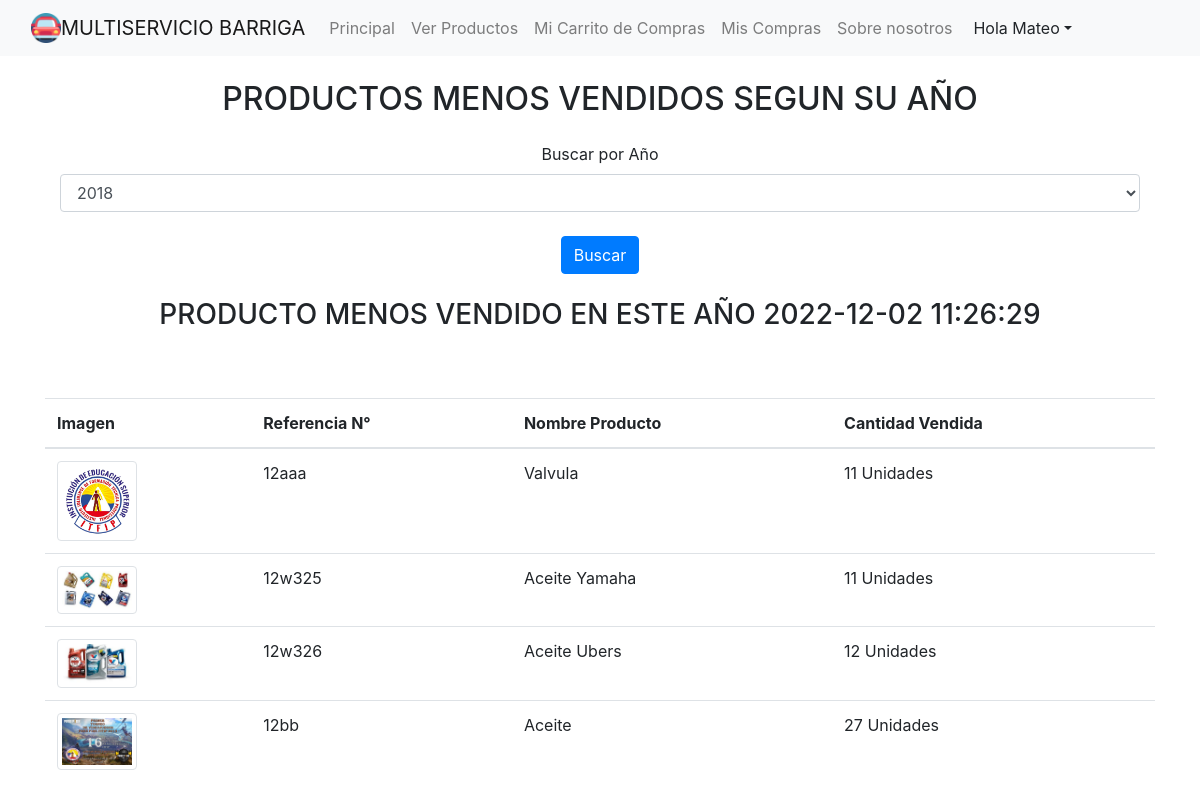
The app's page /menosvendidosaño.php?year=2022-12-02 11:26:29 (signed in) with its own data.
### tables this page shows
CREATE TABLE `usuarios` (
  `id_usuario` int(10) UNSIGNED NOT NULL,
  `name` varchar(60) NOT NULL,
  `tipo_documento` varchar(10) NOT NULL DEFAULT 'CC',
  `numero_documento` int(11) NOT NULL,
  `celular_usuario` bigint(20) NOT NULL,
  `email` varchar(70) NOT NULL,
  `password` varchar(255) NOT NULL,
  `direccion_usuario` varchar(100) NOT NULL,
  `IDCIUDAD` int(11) NOT NULL,
  `rol_usuario` int(11) NOT NULL,
  `estado_usuario` int(11) NOT NULL,
  `ultimo_ingreso` datetime DEFAULT NULL
);

CREATE TABLE `productos` (
  `id_producto` int(11) NOT NULL,
  `codigo_producto` char(20) NOT NULL,
  `nombre_producto` char(255) NOT NULL,
  `descripcion_producto` longtext NOT NULL,
  `id_marca` int(11) NOT NULL,
  `id_categoria` int(11) NOT NULL,
  `fecha_agregado` datetime NOT NULL DEFAULT CURRENT_TIMESTAMP,
  `id_usuario` int(11) NOT NULL,
  `estado_producto` tinyint(4) NOT NULL DEFAULT '1',
  `foto_producto` varchar(255) NOT NULL DEFAULT 'uploads/noimage.jpeg'
);

### menosvendidosaño.php (the view, shortened to what this page needs)
<?php
include_once('php/conexion.php');
?>
<!DOCTYPE html>
<html lang="en">
<head>
	<?php session_start();
	$sql1 = "SELECT * FROM  usuarios where id_usuario='" . $_SESSION['id_usuario'] . "'";
	$query1 = mysqli_query($con, $sql1);
	while ($d1 = mysqli_fetch_array($query1)) {
		$nombre = $d1['name'];
	}
	?>
	<link rel="stylesheet" href="https://cdn.jsdelivr.net/npm/bootstrap@4.5.3/dist/css/bootstrap.min.css">
	<link rel="stylesheet" href="https://cdnjs.cloudflare.com/ajax/libs/font-awesome/5.15.1/css/all.min.css">
	<link rel="stylesheet" href="https://use.fontawesome.com/releases/v5.7.0/css/all.css">
</head>
<body>
	<nav class="navbar navbar-expand-lg navbar-light bg-light">
		<div class="container-fluid">
			<img src="images/carroicono.png" align="left" width="30" height="30"> <a class="navbar-brand" href="index.php"> MULTISERVICIO BARRIGA</a>
			<div class="collapse navbar-collapse" id="navbarSupportedContent">
				<ul class="navbar-nav me-auto mb-2 mb-lg-0">
					<li class="nav-item">
						<a class="nav-link" aria-current="page" href="home.php">Principal</a>
					</li>
					<?php if ($_SESSION['rol'] == 1 or $_SESSION['rol'] == 2) { ?>
						<li class="nav-item">
							<div class="dropdown navbar-nav me-auto mb-2 mb-lg-0 ">
								<button class="btn btn-light dropdown-toggle align-right" type="button" id="dropdownMenuButton" data-toggle="dropdown" aria-haspopup="true" aria-expanded="false">
									Productos</button>
								<div class="dropdown-menu" aria-labelledby="dropdownMenuButton">
									<a class="dropdown-item" href="ver_producto.php">Ver productos</a>
									<a class="dropdown-item" href="registraproducto.php">Registrar Productos</a>
								</div>
							</div>
						</li>
						<li class="nav-item">
							<a class="nav-link" href="usuariostodos.php">Usuarios</a>
						</li>
						<li class="nav-item">
							<a class="nav-link" href="verventas.php">Ventas</a>
						</li>
						<li class="nav-item">
							<div class="dropdown navbar-nav me-auto mb-2 mb-lg-0 ">
								<button class="btn btn-light dropdown-toggle align-right" type="button" id="dropdownMenuButton" data-toggle="dropdown" aria-haspopup="true" aria-expanded="false">
									Marcas</button>
								<div class="dropdown-menu" aria-labelledby="dropdownMenuButton">
									<a class="dropdown-item" href="ver_marcas.php">Ver Marcas</a>
									<a class="dropdown-item" href="registrarmarcas.php">Registrar Marcas</a>
								</div>
							</div>
						</li>
						<li class="nav-item">
							<div class="dropdown navbar-nav me-auto mb-2 mb-lg-0 ">
								<button class="btn btn-light dropdown-toggle align-right" type="button" id="dropdownMenuButton" data-toggle="dropdown" aria-haspopup="true" aria-expanded="false">
									Categorias</button>
								<div class="dropdown-menu" aria-labelledby="dropdownMenuButton">
									<a class="dropdown-item" href="ver_categorias.php">Ver Categorias</a>
									<a class="dropdown-item" href="registrarcategorias.php">Registrar Categorias</a>
								</div>
							</div>
						<li class="nav-item">
							<div class="dropdown navbar-nav me-auto mb-2 mb-lg-0 ">
								<button class="btn btn-light dropdown-toggle align-right" type="button" id="dropdownMenuButton" data-toggle="dropdown" aria-haspopup="true" aria-expanded="false">
									Inventario</button>
								<div class="dropdown-menu" aria-labelledby="dropdownMenuButton">
									<a class="dropdown-item" href="ver_inventario.php">Ver Inventario</a>
									<a class="dropdown-item" href="recibodiario.php">Generar Recibo de Diario</a>
									<a class="dropdown-item" href="estadisticas.php">Estadisticas</a>
								</div>
							</div>
						</li>
			</div>
			</li>
		<?php } else { ?>
			<?php if ($_SESSION['rol'] == 3) { ?>
				<li class="nav-item">
					<a class="nav-link" href="ver_producto1.php">Ver Productos</a>
				</li>
				<li class="nav-item">
					<a class="nav-link" href="carrito.php">Mi Carrito de Compras</a>
				</li>
				<li class="nav-item">
					<a class="nav-link" href="ver_compras.php">Mis Compras</a>
				</li>
				<li class="nav-item">
					<a class="nav-link" href="nosotros.php">Sobre nosotros</a>
				</li>
		<?php }
					} ?></ul>
		<div class="dropdown navbar-nav me-auto mb-2 mb-lg-0 ">
			<button class="btn btn-light dropdown-toggle align-right" type="button" id="dropdownMenuButton" data-toggle="dropdown" aria-haspopup="true" aria-expanded="false">
				Hola <?php echo $nombre; ?></button>
		</div>
		</div>
		</div>
	</nav>
	<br>
<header class="masthead">
	<div class="container d-flex h-100 align-items-center">
		<div class="mx-auto text-center">
			<h2 class="mx-auto my-0 text-uppercase">Productos menos Vendidos segun su Año</h2>
		</div>
	</div><br>
</header>
<div class="container">
	<div class="row">
		<div class="col-md-12">
			<div class="well well-sm">
		<center>
			<label class="col-sm-12 control-label"><span class="glyphicon glyphicon-calendar"></span> Buscar por Año</label>
					<form method="GET" action="menosvendidosaño.php">
 	<div class="col-sm-12"><select  class="form-control" name="year" id="year" >
								<?php
								if ($_GET['year'] != null) {
									$yearfijo = $_GET['year'];
								} else {
									$yearfijo = date("Y");
								}
								$yearfijo1 = date("Y");
								$yearsuma = $yearfijo1 + 0013;
								for ($i = 2018; $i < $yearsuma; $i++) {
									if ($i == $yearfijo) {
										echo '<option value="' . $i . '" selected>' . $i . '</option>';
									} else {
										echo '<option value="' . $i . '">' . $i . '</option>';
									}
								}
								?>
							</select> <br>
							<button type="submit" class="btn btn-primary">Buscar</button></form>
						</div>
			</div></center>
			<div class="panel-body">
				<div class="table-responsive">
					<table class="table">
						<?php
					echo "<center>";
												$sql1 = "SELECT SUM(cantidad_producto) as suma, referencia_producto FROM detalle_producto WHERE YEAR(fecha_producto) = '" .$yearfijo. "' and movimiento_producto= '3' Group by referencia_producto order by SUM(cantidad_producto)  ASC LIMIT 5";
												$query = mysqli_query($con, $sql1);
												$sql3 = "SELECT COUNT(*) as total FROM detalle_producto WHERE YEAR(fecha_producto) = '" .$yearfijo. "' and movimiento_producto= '3' Group by referencia_producto ASC LIMIT 5";
												$query3 = mysqli_query($con, $sql3);
												$variable= mysqli_num_rows($query3);
												if($variable!=0){
													echo "<br>";
												echo "<h3> PRODUCTO MENOS VENDIDO EN ESTE AÑO " . $yearfijo."<h3>";
												echo "<br>";}
													?>
													<div class="table-responsive">
													<table class="table table-hover">
													  <thead>
														<tr>
														<th>Imagen</th>
														<th>Referencia N°</th>
														<th>Nombre Producto</th>
														<th>Cantidad Vendida</th>
														  </tr>
														</thead>
														<tbody>
													<?php
												while ($row1 = mysqli_fetch_array($query)) {
													$producto = $row1['referencia_producto'];
													$suma = $row1['suma'];
													$sql2 = "SELECT * FROM productos WHERE codigo_producto='" . $producto . "'";
													$query1 = mysqli_query($con, $sql2);
													while ($row2 = mysqli_fetch_array($query1)) {
														$producto2 = $row2['nombre_producto'];
													if(!empty($producto)  and  !empty($producto2) and $variable!=0) {
													 echo "<tr>";
														echo "<td> ";
														?>
														<img src="<?php echo $row2['foto_producto'] ?>" title="Descripcion:<?php echo $row2['descripcion_producto'] ?>" width="80" class="product-thumb img-thumbnail">
													<?php
														echo "</td>";
														echo " <td>   " . $producto . " </td>";
														echo "<td> " . $producto2, " </td>" ;
														echo "<td> " . $suma." Unidades </td>";
												 echo "</tr>";
													}
												}}
												echo "</center>"; ?>
</table>
</div>
				</div>
			</div>
		</div>
</body>
</html>

### records on screen
usuarios: name "Mateo"
productos: foto_producto (picture), producto "12aaa", nombre_producto "Valvula", suma "11"
productos: foto_producto (picture), producto "12w325", nombre_producto "Aceite Yamaha", suma "11"
productos: foto_producto (picture), producto "12w326", nombre_producto "Aceite Ubers", suma "12"
productos: foto_producto (picture), producto "12bb", nombre_producto "Aceite", suma "27"

### other values on screen
$yearfijo "2022-12-02 11:26:29"
form field year "2018"
